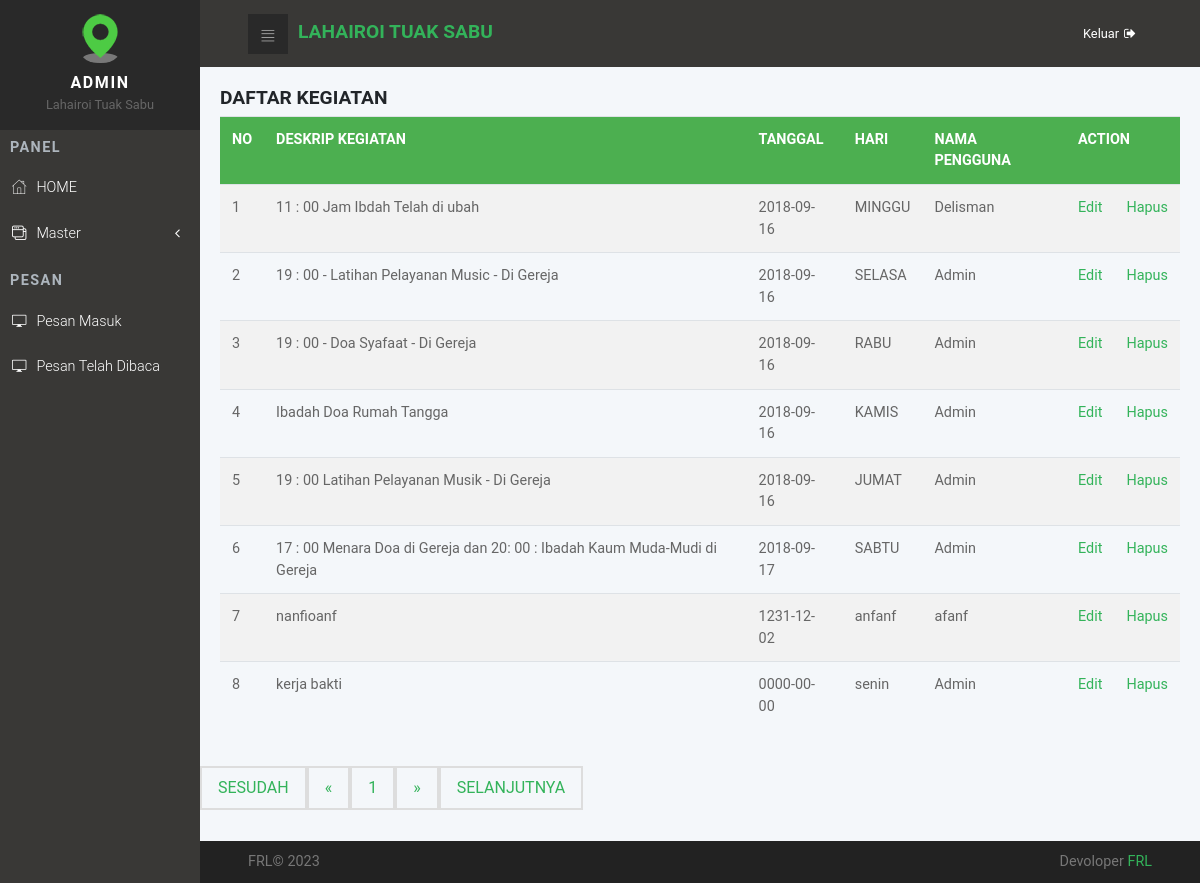
The app's page /admin/project_tampil.php, older data.
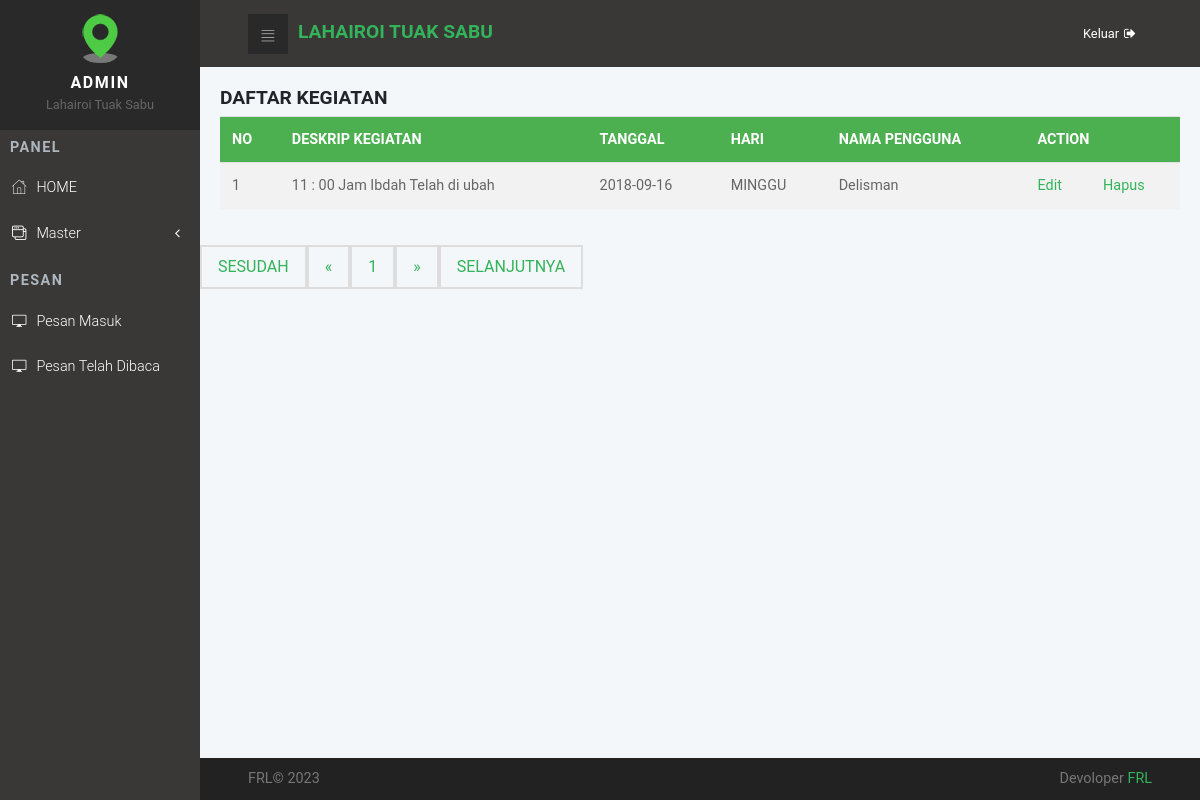
The same page, newer data.
### tables this page shows
CREATE TABLE `tbl_file` (
  `kode` int(11) NOT NULL,
  `kategori` varchar(50) DEFAULT NULL,
  `judul` varchar(100) DEFAULT NULL,
  `konten` text,
  `tgl_posting` date DEFAULT NULL,
  `user` varchar(50) DEFAULT NULL,
  `status` varchar(10) NOT NULL,
  `data_file` text NOT NULL
);

### admin/project_tampil.php (the view, shortened to what this page needs)
<?php include'header.php';
error_reporting(0); ?>
<head>
</head>
	<div class="card-body">
			<h3> DAFTAR KEGIATAN </h3>
                  <div class="table-responsive">
                    <table class="table">
					<tr>
						<th>NO</th>
						<th>DESKRIP KEGIATAN</th>
						<th>TANGGAL</th>
						<th>HARI</th>
						<th>NAMA PENGGUNA</th>
						<th colspan="2">ACTION</th>
					</tr>
					<?php
					$page = (isset($_GET['page']))? $_GET['page'] : 1;
					$limit = 10;
					$limit_start = ($page - 1) * $limit;
					$sql = mysqli_query($konek, "SELECT * FROM tbl_file LIMIT ".$limit_start.",".$limit);
					$no = $limit_start + 1;
					while($data = mysqli_fetch_array($sql)){
					?>
						<tr>
							<td> <?php echo $no; ?></td>
							<td> <?php echo $data['judul']; ?></td>
							<td> <?php echo $data['tgl_posting']; ?></td>
							<td> <?php echo $data['kategori']; ?></td>
							<td> <?php echo $data['user']; ?></td>
							<td> <a href="project_edit.php?id=<?php echo base64_encode($data['kode']); ?>">Edit</a></td>
							<td> <a href="project_hapus.php?id=<?php echo $data['kode']; ?> ">Hapus</a></td>
						</tr>
					<?php
						$no++;
					}
					?>
				</table>
			</div>
			</div>
			<ul class="pagination">
				<?php
				if($page == 1){
				?>
					<li class="disabled"><a href="#">SESUDAH</a></li>
					<li class="disabled"><a href="#">&laquo;</a></li>
				<?php
				}else{
					$link_prev = ($page > 1)? $page - 1 : 1;
				?>
					<li><a href="project_tampil.php?page=1">SESUDAH</a></li>
					<li><a href="project_tampil.php?page=<?php echo $link_prev; ?>">&laquo;</a></li>
				<?php
				}
				?>
				<?php
				$sql2 = mysqli_query($konek, "SELECT COUNT(*) AS jumlah FROM tbl_file");
				$get_jumlah = mysqli_fetch_array($sql2);
				$jumlah_page = ceil($get_jumlah['jumlah'] / $limit);
				$jumlah_number = 3;
				$start_number = ($page > $jumlah_number)? $page - $jumlah_number : 1;
				$end_number = ($page < ($jumlah_page - $jumlah_number))? $page + $jumlah_number : $jumlah_page;
				for($i = $start_number; $i <= $end_number; $i++){
					$link_active = ($page == $i)? ' class="active"' : '';
				?>
					<li<?php echo $link_active; ?>><a href="project_tampil.php?page=<?php echo $i; ?>"><?php echo $i; ?></a></li>
				<?php
				}
				?>
				<?php
				if($page == $jumlah_page){
				?>
					<li class="disabled"><a href="#">&raquo;</a></li>
					<li class="disabled"><a href="#">SELANJUTNYA</a></li>
				<?php
				}else{
					$link_next = ($page < $jumlah_page)? $page + 1 : $jumlah_page;
				?>
					<li><a href="project_tampil.php?page=<?php echo $link_next; ?>">&raquo;</a></li>
					<li><a href="project_tampil.php?page=<?php echo $jumlah_page; ?>">SELANJUTNYA</a></li>
				<?php
				}
				?>
			</ul>
		<div>
<?php include'footer.php'; ?>

### admin/header.php (shortened to what this page needs)
<!DOCTYPE html>
<html>
  <head>
    <link rel="stylesheet" href="vendor/bootstrap/css/bootstrap.min.css">
    <link rel="stylesheet" href="vendor/font-awesome/css/font-awesome.min.css">
    <link rel="stylesheet" href="css/fontastic.css">
    <link rel="stylesheet" href="css/grasp_mobile_progress_circle-1.0.0.min.css">
    <link rel="stylesheet" href="vendor/malihu-custom-scrollbar-plugin/jquery.mCustomScrollbar.css">
    <link rel="stylesheet" href="css/style.default.css" id="theme-stylesheet">
    <link rel="stylesheet" href="css/custom.css">
  </head>
  <body>
    <nav class="side-navbar">
      <div class="side-navbar-wrapper">
        <div class="sidenav-header d-flex align-items-center justify-content-center">
          <div class="sidenav-header-inner text-center"><img src="img/progremmer.png" alt="person" class="img-fluid rounded-circle">
            <h2 class="h5">Admin</h2><span>Lahairoi Tuak Sabu</span>
          </div>
        </div>
        <div class="main-menu">
          <h5 class="sidenav-heading">Panel</h5>
          <ul id="side-main-menu" class="side-menu list-unstyled">
            <li><a href="master.php"> <i class="icon-home"></i>HOME                           </a></li>
            <li><a href="#exampledropdownDropdown" aria-expanded="false" data-toggle="collapse"> <i class="icon-interface-windows"></i>Master</a>
            </li>
        </div>
        <div class="admin-menu">
          <h5 class="sidenav-heading">Pesan</h5>
          <ul id="side-admin-menu" class="side-menu list-unstyled">
            <li> <a href="tampil_pesan.php"> <i class="icon-screen"> </i>Pesan Masuk</a></li>
            <li> <a href="tampil_pesan_read.php"> <i class="icon-screen"> </i>Pesan Telah Dibaca</a></li>
          </ul>
        </div>
      </div>
    </nav>
    <div class="page">
      <header class="header">
        <nav class="navbar">
          <div class="container-fluid">
            <div class="navbar-holder d-flex align-items-center justify-content-between">
              <div class="navbar-header"><a id="toggle-btn" href="#" class="menu-btn"><i class="icon-bars"> </i></a><a href="master.php" class="navbar-brand">
                  <div class="brand-text d-none d-md-inline-block"><span></span><strong class="text-primary">Lahairoi Tuak Sabu</strong></div></a></div>
              <ul class="nav-menu list-unstyled d-flex flex-md-row align-items-md-center">
                <li class="nav-item"><a href="keluar.php" class="nav-link logout"> <span class="d-none d-sm-inline-block">Keluar</span><i class="fa fa-sign-out"></i></a></li>
              </ul>
            </div>
          </div>
        </nav>
      </header>

### admin/footer.php (shortened to what this page needs)
  <footer class="main-footer">
        <div class="container-fluid">
          <div class="row">
            <div class="col-sm-6">
              <p>FRL&copy; 2023</p>
            </div>
            <div class="col-sm-6 text-right">
              <p>Devoloper <a href="#" class="external">FRL</a></p>
            </div>
          </div>
        </div>
      </footer>
    </div>
  </body>
</html>

### admin/css/style.default.css (style rules this page uses)
a { display: inline-block; text-decoration: none; color: #fff; }
body { overflow-x: hidden; }
i { display: inline-block; }
span { display: inline-block; }
i[class*='icon-'] { -webkit-transform: translateY(4px); transform: translateY(4px); }
table { font-size: 0.9em; color: #666; }
.page { position: absolute; top: 0; right: 0; -webkit-transition: width 0.3s linear; transition: width 0.3s linear; width: calc(100% - 200px); background-color: #F4F7FA; min-height: 100vh; padding-bottom: 50px; }
h2 { color: #555; font-weight: 400; }
@media (min-width: 768px) { .container-fluid { padding: 0 3rem; } }
nav.navbar { background: #393836; padding: .8rem 0; }
nav.navbar .container-fluid { width: 100%; }
nav.navbar .navbar-holder { width: 100%; }
nav.navbar a { font-size: .8rem; color: #fff; position: relative; }
nav.navbar a.logout i { margin-left: 5px; }
nav.navbar a.navbar-brand { margin-left: 10px; }
nav.navbar .brand-text { text-transform: uppercase; }
nav.navbar .brand-text strong { font-size: 1.5em; }
nav.navbar .nav-menu { margin-bottom: 0; }
nav.navbar a.menu-btn { width: 40px; height: 40px; line-height: 40px; background: #292929; color: #fff; text-align: center; padding: 0 !important; }
nav.navbar a.menu-btn i[class*='icon-'] { -webkit-transform: translateY(4px); transform: translateY(4px); }
.side-navbar { position: fixed; top: 0; left: 0; width: 200px; height: 100%; width: 200px; text-align: left; background: #393836; color: #fff; z-index: 999; overflow-y: auto; -webkit-transition: all 0.3s; transition: all 0.3s; }
.side-navbar li { position: relative; }
.side-navbar li a { position: relative; font-size: .9rem; font-weight: 300; color: #fff; text-decoration: none; width: 100%; padding: 12px; }
.side-navbar li a[data-toggle="collapse"]::before { content: '\f104'; display: inline-block; -webkit-transform: translateY(-50%); transform: translateY(-50%); font-family: 'FontAwesome'; position: absolute; top: 50%; right: 20px; }
.side-navbar .sidenav-header { background: #292929; padding: 14px; margin-bottom: 10px; }
.side-navbar .sidenav-header img { width: 50px; height: 50px; }
.side-navbar .sidenav-header span { font-size: 0.8em; color: #666; }
.side-navbar .sidenav-header h2 { margin: 10px 0 0; text-transform: uppercase; letter-spacing: .1em; }
.side-navbar .sidenav-heading { font-weight: 700; color: #adb5bd; font-size: .9rem; text-transform: uppercase; letter-spacing: .1em; margin-left: 10px; margin-top: 10px; margin-bottom: 10px; }
.side-navbar i[class*='icon-'] { -webkit-transform: translateY(2px); transform: translateY(2px); }
.side-navbar span { display: inline-block; }
.side-navbar i { font-size: inherit; margin-right: 10px; }
footer.main-footer { position: absolute; width: 100%; bottom: 0; background: #222; padding: 10px 0; }
footer.main-footer p { font-size: 0.7em; color: #777; margin: 0; }
@media (min-width: 768px) { footer.main-footer p { font-size: 0.9em; } }
.navbar { padding: 0.5rem 1rem; }
.navbar-brand { display: inline-block; padding-top: 0.3125rem; padding-bottom: 0.3125rem; margin-right: 1rem; font-size: 1.25rem; }
body { font-family: "Roboto", sans-serif; font-size: 1rem; font-weight: 400; line-height: 1.5; color: #212529; background-color: #fff; }
a { color: #33b35a; text-decoration: none; }
h1, h2, h3, h4, h5, h6, .h1, .h2, .h3, .h4, .h5, .h6 { margin-bottom: 0.5rem; font-family: inherit; font-weight: 700; line-height: 1.1; color: inherit; }
h2, .h2 { font-size: 1.3rem; }
h3, .h3 { font-size: 1.2rem; }
h5, .h5 { font-size: 1rem; }
.text-primary { color: #33b35a !important; }
.nav-link { padding: 0.5rem 1rem; }
.card-body { padding: 1.25rem; }

### admin/project_tampil.php (style rules this page uses)
table { border-collapse: collapse; width: 100%; }
th, td { text-align: left; padding: 8px; }
tr:nth-child(even) { background-color: #f2f2f2 }
th { background-color: #4CAF50; color: white; }
.pagination { display: inline-block; }
.pagination li { color: black; float: left; padding: 8px 16px; text-decoration: none; transition: background-color .3s; border: 2px solid #ddd; }

Row changes from the older to the newer data that the page shows:
removed tbl_file: judul "19 : 00 - Latihan Pelayanan Music - Di Gereja", tgl_posting "2018-09-16", kategori "SELASA", user "Admin"
removed tbl_file: judul "19 : 00 - Doa Syafaat - Di Gereja", tgl_posting "2018-09-16", kategori "RABU", user "Admin"
removed tbl_file: judul "Ibadah Doa Rumah Tangga", tgl_posting "2018-09-16", kategori "KAMIS", user "Admin"
removed tbl_file: judul "19 : 00 Latihan Pelayanan Musik - Di Gereja", tgl_posting "2018-09-16", kategori "JUMAT", user "Admin"
removed tbl_file: judul "17 : 00 Menara Doa di Gereja dan 20: 00 : Ibadah Kaum Muda-Mudi di Gereja", tgl_posting "2018-09-17", kategori "SABTU", user "Admin"
removed tbl_file: judul "nanfioanf", tgl_posting "1231-12-02", kategori "anfanf", user "afanf"
removed tbl_file: judul "kerja bakti", tgl_posting "0000-00-00", kategori "senin", user "Admin"
